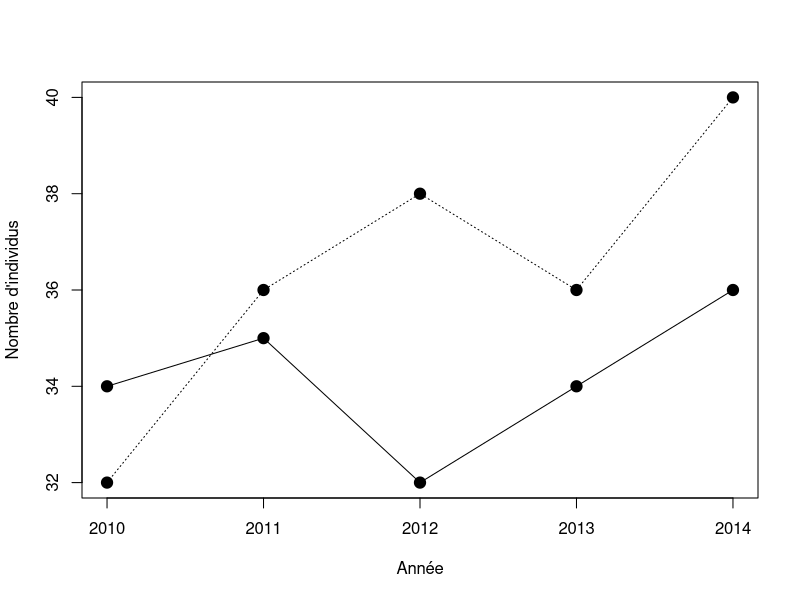
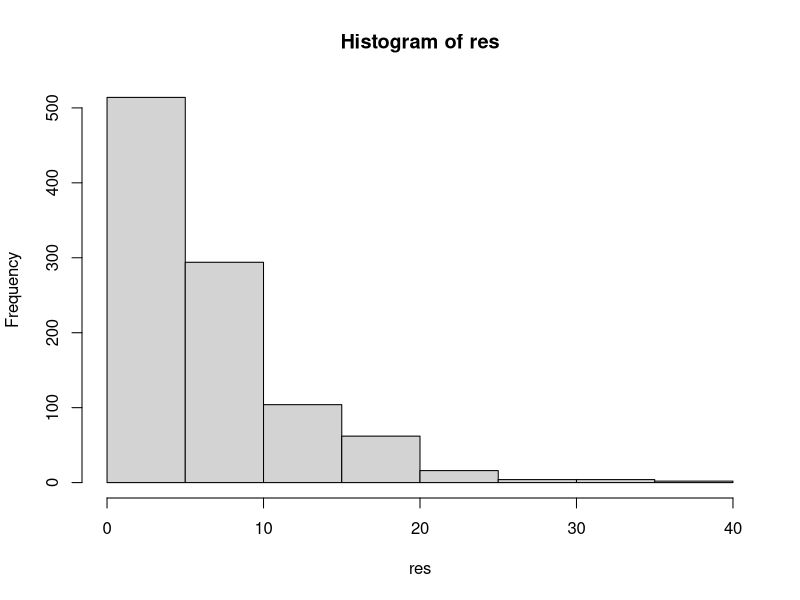
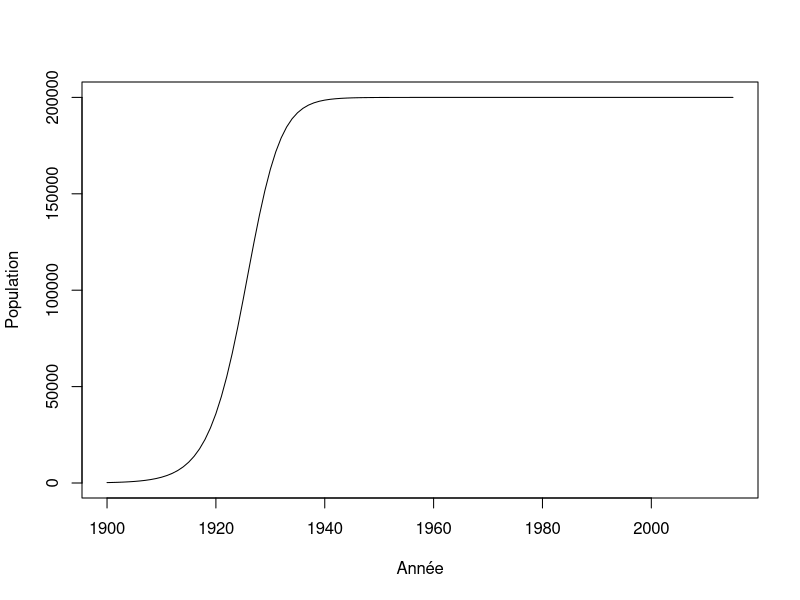
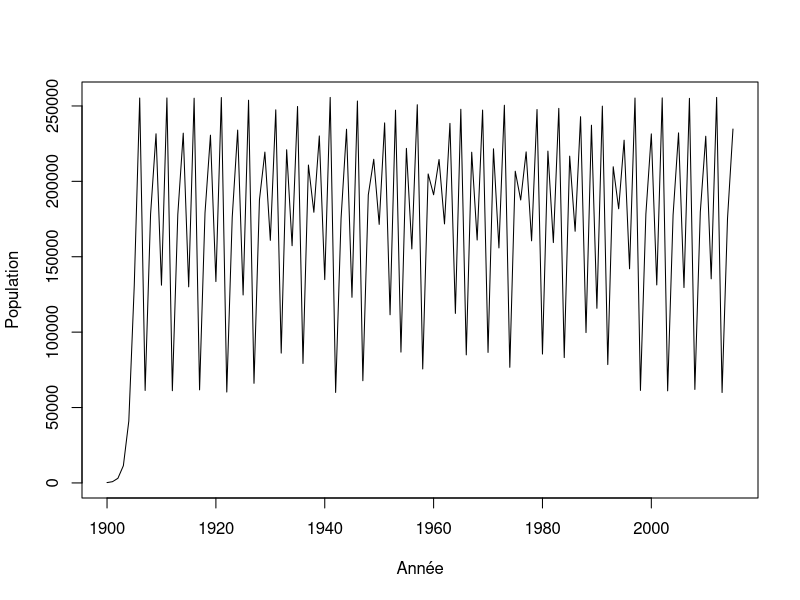

Write the R code that produced these figures, in order.
## ---- chunk 1
quadrats <- read.csv2(file = "donnees/quadrats.csv", header = TRUE,
    stringsAsFactors = FALSE, row.names = 1)
acsa_abondance <- quadrats$acsa
# Abondance moyenne
moy <- mean(acsa_abondance)
# Abondance totale
tot <- sum(acsa_abondance)
# Coefficient de variation de l'abondance
CV <- sd(acsa_abondance)/mean(acsa_abondance)
# Densité maximale dans un quadrat
max_ab <- max(acsa_abondance)
# Densité minimale dans un quadrat
min_ab <- min(acsa_abondance)
## ---- chunk 2
ma_fonction <- function(abondance) {

     # Abondance moyenne
     moy <- mean(abondance)
     # Abondance totale
     tot <- sum(abondance)
     # Coefficient de variation de l'abondance
     CV <- sd(abondance)/mean(abondance)
     # Densité maximale dans un quadrat
     max_ab <- max(abondance)
     # Densité minimale dans un quadrat
     min_ab <- min(abondance)
     # Retour extérieur
     return(c(moy, tot, CV, max_ab, min_ab))
 }
## ---- chunk 3
ma_fonction(acsa_abondance)
## ---- chunk 4
ma_fonction(quadrats$abba)
## ---- chunk 5
donnees <- matrix(nr = 5, nc = 2)
donnees[,1] <- c(34,35,32,34,36)
donnees[,2] <- c(32,36,38,36,40)
an <- c(2010:2014)
rownames(donnees) <- an
colnames(donnees) <- c("Site1", "Site2")
head(donnees)
## ---- chunk 6
plot(an,donnees[,1],type = "l", xlab = "Année",ylab = "Nombre d'individus", ylim=c(32,40),cex=2)
lines(an,donnees[,2], lty = 3)
points(an,donnees[,1], pch = 19,cex=1.5)
points(an,donnees[,2], pch = 19,cex=1.5)
## ---- chunk 7
# 0. Sauvons les données dans une matrice "lambda"
lambda <- matrix(nr = 4, nc = 2)

# 1. Calculons le taux de croissance
lambda[1,1] <- (donnees[2,1] - donnees[1,1]) / donnees[1,1]
## ---- chunk 8
lambda[2,1] <- (donnees[3,1] - donnees[2,1]) / donnees[2,1]
## ---- chunk 9
n_sites <- ncol(donnees)
n_annees <- nrow(donnees)
lambda <- matrix(nr = n_annees-1, nc = n_sites)
for(i in 1:(n_annees-1)) {
    for(j in 1:n_sites) {
        lambda[i,j] <- (donnees[i+1,j] - donnees[i,j]) / donnees[i,j]
    }
}
## ---- chunk 10
head(donnees)
## ---- chunk 11
head(lambda)
## ---- chunk 12
depart <- 1
fin <- 5
for(etape in depart:fin) {
    print(etape)
}
## ---- chunk 13
for(etape in 1:5) {
    print(etape*2)
}
## ---- chunk 14
C = NULL
for(F in -50:100) {
    C = (F - 32) *5/9
    cat("Pour F = ",F," on obtient C = ",C, '\n')
}
## ---- chunk 15
vect5 <- runif(5, 0,1)
for(etape in 1:5) {
    print(vect5[etape])
}
## ---- chunk 16
vect500 <- runif(500, 0,1)
for(etape in 1:5) {
    print(vect500[etape * 5])
}
## ---- chunk 17
n = 1
for(etape in -2:1) {
    cat("etape = ",etape, " n = ",n, '\n')
    n <- n + 1
}
## ---- chunk 18
resultat = matrix(nr = 151, nc = 2)
n = 1
for(F in -50:100) {
    resultat[n,1] = F
    resultat[n,2] = (F-32)*5/9
    n = n + 1
}
head(resultat)
## ---- chunk 19
ma_matrice <- matrix(nr = 3, nc = 5)
n <- 1
for(i in 1:3) {
    for(j in 1:5) {
        ma_matrice[i,j] <- n
        n <- n + 1
    }
}
ma_matrice
## ---- chunk 20
piece <- c("pile","face")
combinaison = "face-face"
while(combinaison != "pile-pile") {
    essai1 <- sample(piece, 1)
    essai2 <- sample(piece, 1)
    combinaison <- paste(essai1, "-" , essai2, sep = "")
    print(combinaison)
}
## ---- chunk 21
de <- c(1:6)
n <- 1
tirage <- 1 # Il faut initier le tirage
while(tirage != 6) {
	tirage <- sample(de,1) # tirage du dé
	n <- n + 1 # mise à jour du compter pour tester le nombre de tirages
}
cat(n, "tirages pour obtenir un 6 ", '\n')
## ---- chunk 22
de <- c(1:6)
n_test <- 1000
res <- numeric(n_test)
for(i in 1:n_test) {
	n <- 1
	tirage <- 1 # Il faut initier le tirage
	while(tirage != 6) {
		tirage <- sample(de,1) # tirage du dé
		n <- n + 1 # mise à jour du compter pour tester le nombre de tirages
	}
	res[i] <- n # Enregistrement du nombre de tirage
}
mean(res)
## ---- chunk 23
hist(res)
## ---- chunk 24
r <- 0.3
N <- 220
K <- 200000
step <- 1
while(N < K/2) {
    N <- N + r * N * (1 - N/K)
    step <- step + 1
}
step
## ---- chunk 25
r <- 0.3
K <- 200000
n_steps <- 115
N <- numeric(n_steps+1)
N[1] <- 220

for(i in 2:(n_steps+1)) {
    N[i] <- N[i-1] + r * N[i-1] * (1 - N[i-1]/K)
}
## ---- chunk 26
plot(c(1900:2015), N, type = "l", xlab = "Année", ylab = "Population")
## ---- chunk 27
n_steps <- 115
N <- numeric(n_steps+1)
N[1] <- 220
for(i in 2:(n_steps+1)) {
    N[i] <- N[i-1] + 2.75 * N[i-1] * (1 - N[i-1]/200000)
}
plot(c(1900:2015), N, type = "l", xlab = "Année", ylab = "Population")

## ---- chunk 28
X <- runif(n = 10)
res <- numeric(10)
for(i in 1:10) {
    if(X[i] < 0.3) {
        res[i] <- "plus petit"
    }
    else {
        res[i] <- "plus grand"
    }
}
cbind(X,res)
## ---- chunk 29
chiffres <- runif(n = 10)
res2 <- numeric(10)
for(i in 1:10) {
    if(chiffres[i] > 0.2 & chiffres[i] < 0.6) {
        res2[i] <- "oui"
    }
    else {
        res2[i] <- "non"
    }
}
cbind(chiffres,res2)
## ---- chunk 30
X <- runif(n = 10)
res2 <- numeric(10)
res2[X > 0.2 & X < 0.6] <- "oui"
res2[X < 0.2 | X > 0.6] <- "non"
cbind(X,res2)
